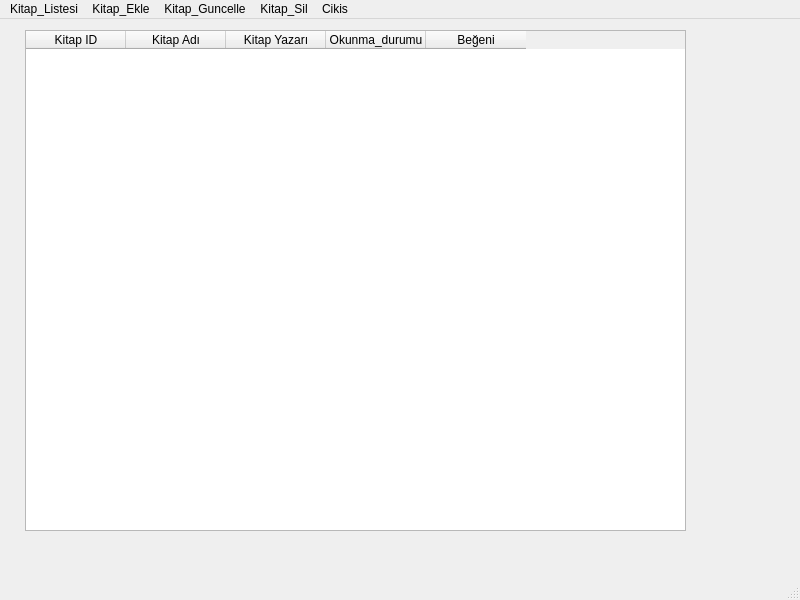
<?xml version="1.0" encoding="UTF-8"?>
<ui version="4.0">
 <class>AnaEkran</class>
 <widget class="QMainWindow" name="AnaEkran">
  <property name="geometry">
   <rect>
    <x>0</x>
    <y>0</y>
    <width>800</width>
    <height>600</height>
   </rect>
  </property>
  <property name="windowTitle">
   <string>MainWindow</string>
  </property>
  <widget class="QWidget" name="AnaForm">
   <widget class="QTableWidget" name="tableWidget">
    <property name="geometry">
     <rect>
      <x>25</x>
      <y>11</y>
      <width>661</width>
      <height>501</height>
     </rect>
    </property>
    <column>
     <property name="text">
      <string>Kitap ID</string>
     </property>
    </column>
    <column>
     <property name="text">
      <string>Kitap Adı</string>
     </property>
    </column>
    <column>
     <property name="text">
      <string>Kitap Yazarı</string>
     </property>
    </column>
    <column>
     <property name="text">
      <string>Okunma_durumu</string>
     </property>
    </column>
    <column>
     <property name="text">
      <string>Beğeni</string>
     </property>
    </column>
   </widget>
  </widget>
  <widget class="QMenuBar" name="menubar">
   <property name="geometry">
    <rect>
     <x>0</x>
     <y>0</y>
     <width>800</width>
     <height>26</height>
    </rect>
   </property>
   <widget class="QMenu" name="menuKitap_Listesi">
    <property name="title">
     <string>Kitap_Listesi</string>
    </property>
    <addaction name="actionKitap_Listeleme"/>
   </widget>
   <widget class="QMenu" name="menuKitap_Ekle">
    <property name="title">
     <string>Kitap_Ekle</string>
    </property>
    <addaction name="actionKitapEkleme"/>
   </widget>
   <widget class="QMenu" name="menuKitap_Guncelle">
    <property name="title">
     <string>Kitap_Guncelle</string>
    </property>
    <addaction name="actionKitap_Guncelleme"/>
   </widget>
   <widget class="QMenu" name="menuSil">
    <property name="title">
     <string>Kitap_Sil</string>
    </property>
    <addaction name="actionKitap_Silme"/>
   </widget>
   <widget class="QMenu" name="menu_Cikis">
    <property name="title">
     <string>Cikis</string>
    </property>
    <addaction name="action_cikis"/>
   </widget>
   <addaction name="menuKitap_Listesi"/>
   <addaction name="menuKitap_Ekle"/>
   <addaction name="menuKitap_Guncelle"/>
   <addaction name="menuSil"/>
   <addaction name="menu_Cikis"/>
  </widget>
  <widget class="QStatusBar" name="statusbar"/>
  <action name="actionKitapEkleme">
   <property name="text">
    <string>Kitap_Ekleme</string>
   </property>
  </action>
  <action name="actionKitap_Silme">
   <property name="text">
    <string>Kitap_Silme</string>
   </property>
  </action>
  <action name="actionKitap_Guncelleme">
   <property name="text">
    <string>Kitap_Guncelleme</string>
   </property>
  </action>
  <action name="actionKitap_Listeleme">
   <property name="text">
    <string>Kitap_Listeleme</string>
   </property>
  </action>
  <action name="action_cikis">
   <property name="text">
    <string>action_cikis</string>
   </property>
  </action>
 </widget>
 <resources/>
 <connections/>
</ui>
